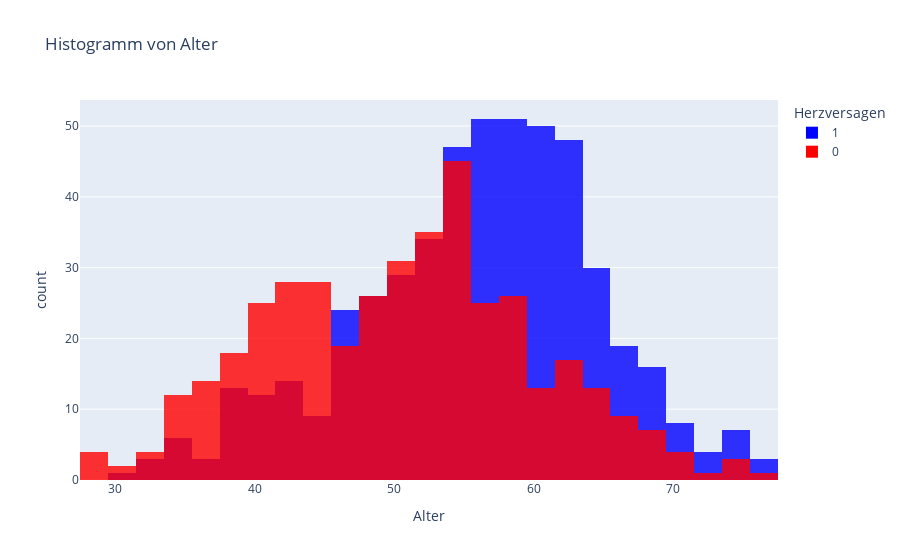
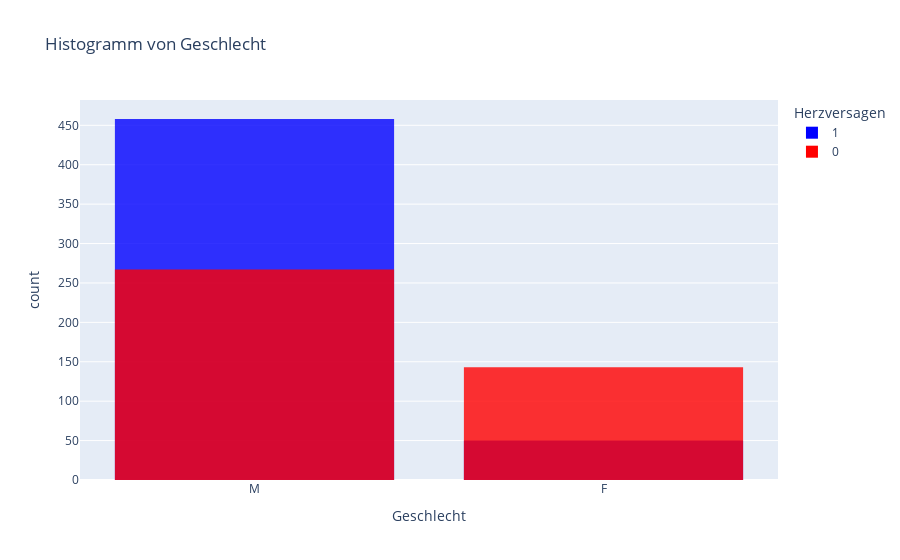
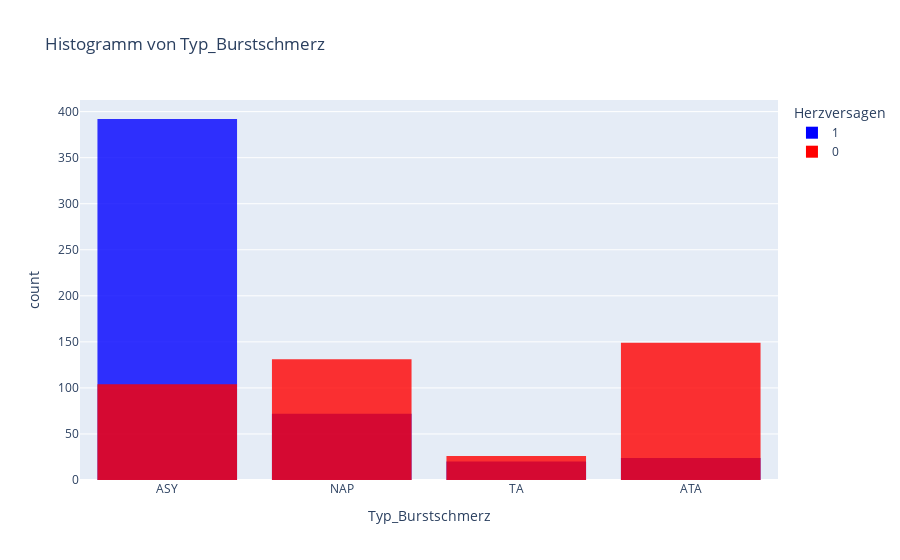
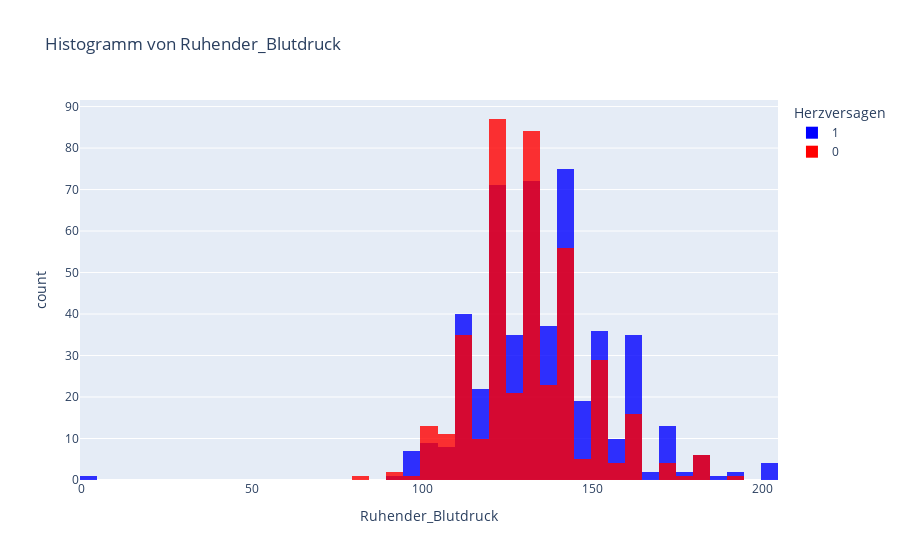

Notebook code for these charts, in order:
### Code cell
selected_columns = df.columns[:-1]

# Sortieren Sie den DataFrame, sodass die Werte mit Herzkrankheit = 1 zuerst kommen
df = df.sort_values(by='Herzversagen', ascending=False)

color_map = {0: 'red', 1: 'blue'}  # Rot für 0, Blau für 1

for attribut in selected_columns:
    fig = px.histogram(df, x=attribut, title=f"Histogramm von {attribut}", 
                       color='Herzversagen', opacity=0.8, barmode='overlay',
                       color_discrete_map=color_map)  # Definiere die Farben
    fig.show()

### Figure 1 — Plotly figure (JSON) as saved in the notebook; plotly's stock layout.template omitted (floating-point values rounded to 4 significant figures; data arrays with more than 128 entries replaced by an {"elided": "..."} marker saying what was removed)
{"data": [{"alignmentgroup": "True", "bingroup": "x", "hovertemplate": "Herzversagen=1<br>Alter=%{x}<br>count=%{y}<extra></extra>", "legendgroup": "1", "marker": {"color": "blue", "opacity": 0.8, "pattern": {"shape": ""}}, "name": "1", "offsetgroup": "1", "orientation": "v", "showlegend": true, "type": "histogram", "x": {"elided": "508 int values"}, "xaxis": "x", "yaxis": "y"}, {"alignmentgroup": "True", "bingroup": "x", "hovertemplate": "Herzversagen=0<br>Alter=%{x}<br>count=%{y}<extra></extra>", "legendgroup": "0", "marker": {"color": "red", "opacity": 0.8, "pattern": {"shape": ""}}, "name": "0", "offsetgroup": "0", "orientation": "v", "showlegend": true, "type": "histogram", "x": {"elided": "410 int values"}, "xaxis": "x", "yaxis": "y"}], "layout": {"barmode": "overlay", "legend": {"title": {"text": "Herzversagen"}, "tracegroupgap": 0}, "title": {"text": "Histogramm von Alter"}, "xaxis": {"anchor": "y", "domain": [0, 1], "title": {"text": "Alter"}}, "yaxis": {"anchor": "x", "domain": [0, 1], "title": {"text": "count"}}}}

### Figure 2 — Plotly figure (JSON) as saved in the notebook; plotly's stock layout.template omitted (floating-point values rounded to 4 significant figures; data arrays with more than 128 entries replaced by an {"elided": "..."} marker saying what was removed)
{"data": [{"alignmentgroup": "True", "bingroup": "x", "hovertemplate": "Herzversagen=1<br>Geschlecht=%{x}<br>count=%{y}<extra></extra>", "legendgroup": "1", "marker": {"color": "blue", "opacity": 0.8, "pattern": {"shape": ""}}, "name": "1", "offsetgroup": "1", "orientation": "v", "showlegend": true, "type": "histogram", "x": {"elided": "508 str values"}, "xaxis": "x", "yaxis": "y"}, {"alignmentgroup": "True", "bingroup": "x", "hovertemplate": "Herzversagen=0<br>Geschlecht=%{x}<br>count=%{y}<extra></extra>", "legendgroup": "0", "marker": {"color": "red", "opacity": 0.8, "pattern": {"shape": ""}}, "name": "0", "offsetgroup": "0", "orientation": "v", "showlegend": true, "type": "histogram", "x": {"elided": "410 str values"}, "xaxis": "x", "yaxis": "y"}], "layout": {"barmode": "overlay", "legend": {"title": {"text": "Herzversagen"}, "tracegroupgap": 0}, "title": {"text": "Histogramm von Geschlecht"}, "xaxis": {"anchor": "y", "domain": [0, 1], "title": {"text": "Geschlecht"}}, "yaxis": {"anchor": "x", "domain": [0, 1], "title": {"text": "count"}}}}

### Figure 3 — Plotly figure (JSON) as saved in the notebook; plotly's stock layout.template omitted (floating-point values rounded to 4 significant figures; data arrays with more than 128 entries replaced by an {"elided": "..."} marker saying what was removed)
{"data": [{"alignmentgroup": "True", "bingroup": "x", "hovertemplate": "Herzversagen=1<br>Typ_Burstschmerz=%{x}<br>count=%{y}<extra></extra>", "legendgroup": "1", "marker": {"color": "blue", "opacity": 0.8, "pattern": {"shape": ""}}, "name": "1", "offsetgroup": "1", "orientation": "v", "showlegend": true, "type": "histogram", "x": {"elided": "508 str values"}, "xaxis": "x", "yaxis": "y"}, {"alignmentgroup": "True", "bingroup": "x", "hovertemplate": "Herzversagen=0<br>Typ_Burstschmerz=%{x}<br>count=%{y}<extra></extra>", "legendgroup": "0", "marker": {"color": "red", "opacity": 0.8, "pattern": {"shape": ""}}, "name": "0", "offsetgroup": "0", "orientation": "v", "showlegend": true, "type": "histogram", "x": {"elided": "410 str values"}, "xaxis": "x", "yaxis": "y"}], "layout": {"barmode": "overlay", "legend": {"title": {"text": "Herzversagen"}, "tracegroupgap": 0}, "title": {"text": "Histogramm von Typ_Burstschmerz"}, "xaxis": {"anchor": "y", "domain": [0, 1], "title": {"text": "Typ_Burstschmerz"}}, "yaxis": {"anchor": "x", "domain": [0, 1], "title": {"text": "count"}}}}

### Figure 4 — Plotly figure (JSON) as saved in the notebook; plotly's stock layout.template omitted (floating-point values rounded to 4 significant figures; data arrays with more than 128 entries replaced by an {"elided": "..."} marker saying what was removed)
{"data": [{"alignmentgroup": "True", "bingroup": "x", "hovertemplate": "Herzversagen=1<br>Ruhender_Blutdruck=%{x}<br>count=%{y}<extra></extra>", "legendgroup": "1", "marker": {"color": "blue", "opacity": 0.8, "pattern": {"shape": ""}}, "name": "1", "offsetgroup": "1", "orientation": "v", "showlegend": true, "type": "histogram", "x": {"elided": "508 int values"}, "xaxis": "x", "yaxis": "y"}, {"alignmentgroup": "True", "bingroup": "x", "hovertemplate": "Herzversagen=0<br>Ruhender_Blutdruck=%{x}<br>count=%{y}<extra></extra>", "legendgroup": "0", "marker": {"color": "red", "opacity": 0.8, "pattern": {"shape": ""}}, "name": "0", "offsetgroup": "0", "orientation": "v", "showlegend": true, "type": "histogram", "x": {"elided": "410 int values"}, "xaxis": "x", "yaxis": "y"}], "layout": {"barmode": "overlay", "legend": {"title": {"text": "Herzversagen"}, "tracegroupgap": 0}, "title": {"text": "Histogramm von Ruhender_Blutdruck"}, "xaxis": {"anchor": "y", "domain": [0, 1], "title": {"text": "Ruhender_Blutdruck"}}, "yaxis": {"anchor": "x", "domain": [0, 1], "title": {"text": "count"}}}}
